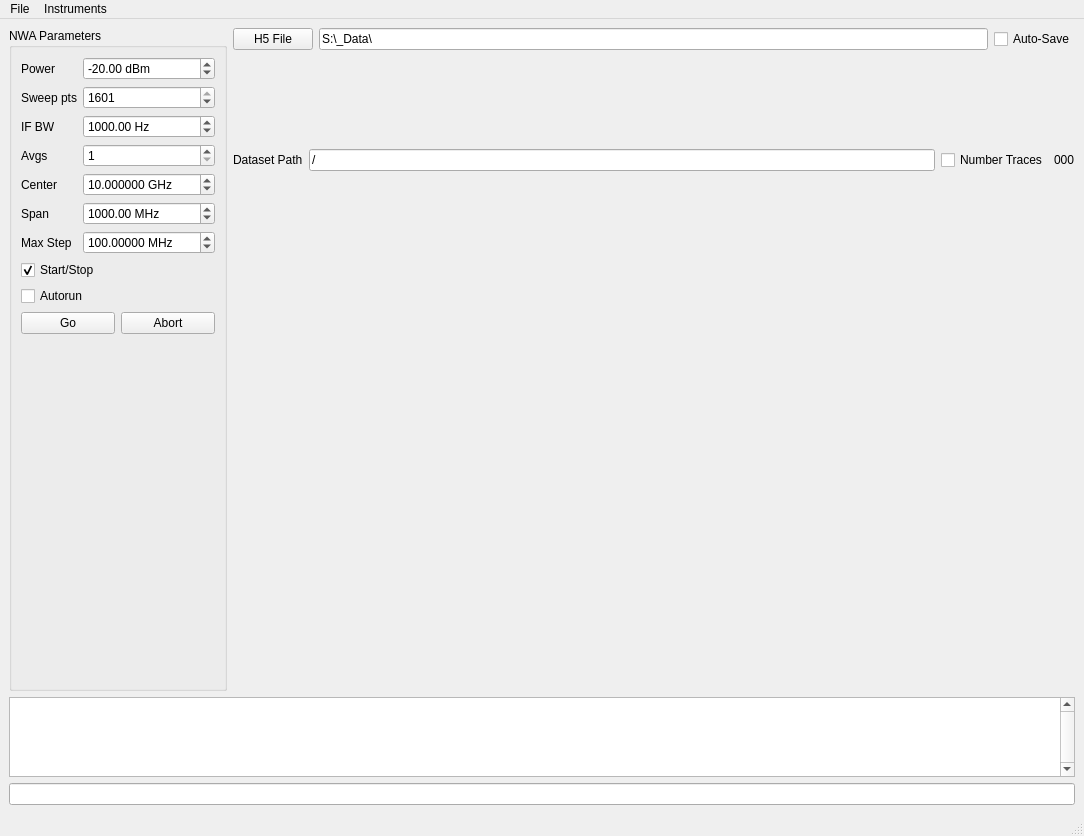
<?xml version="1.0" encoding="UTF-8"?>
<ui version="4.0">
 <class>NWAWindow</class>
 <widget class="QMainWindow" name="NWAWindow">
  <property name="geometry">
   <rect>
    <x>0</x>
    <y>0</y>
    <width>1084</width>
    <height>836</height>
   </rect>
  </property>
  <property name="windowTitle">
   <string>Network Analyzer Interface</string>
  </property>
  <widget class="QWidget" name="centralwidget">
   <layout class="QVBoxLayout" name="verticalLayout_4">
    <item>
     <layout class="QHBoxLayout" name="horizontalLayout_5">
      <item>
       <widget class="QGroupBox" name="groupBox">
        <property name="title">
         <string>NWA Parameters</string>
        </property>
        <layout class="QVBoxLayout" name="verticalLayout_3">
         <item>
          <layout class="QFormLayout" name="formLayout">
           <property name="fieldGrowthPolicy">
            <enum>QFormLayout::AllNonFixedFieldsGrow</enum>
           </property>
           <item row="0" column="0">
            <widget class="QLabel" name="label">
             <property name="text">
              <string>Power</string>
             </property>
            </widget>
           </item>
           <item row="0" column="1">
            <widget class="QDoubleSpinBox" name="param_power">
             <property name="suffix">
              <string> dBm</string>
             </property>
             <property name="minimum">
              <double>-100.000000000000000</double>
             </property>
             <property name="maximum">
              <double>10.000000000000000</double>
             </property>
             <property name="value">
              <double>-20.000000000000000</double>
             </property>
            </widget>
           </item>
           <item row="1" column="0">
            <widget class="QLabel" name="label_2">
             <property name="text">
              <string>Sweep pts</string>
             </property>
            </widget>
           </item>
           <item row="1" column="1">
            <widget class="QSpinBox" name="param_sweep_pts">
             <property name="maximum">
              <number>1601</number>
             </property>
             <property name="value">
              <number>1601</number>
             </property>
            </widget>
           </item>
           <item row="2" column="0">
            <widget class="QLabel" name="label_3">
             <property name="text">
              <string>IF BW</string>
             </property>
            </widget>
           </item>
           <item row="2" column="1">
            <widget class="QDoubleSpinBox" name="param_ifbw">
             <property name="suffix">
              <string> Hz</string>
             </property>
             <property name="minimum">
              <double>10.000000000000000</double>
             </property>
             <property name="maximum">
              <double>1000000.000000000000000</double>
             </property>
             <property name="value">
              <double>1000.000000000000000</double>
             </property>
            </widget>
           </item>
           <item row="3" column="0">
            <widget class="QLabel" name="label_4">
             <property name="text">
              <string>Avgs</string>
             </property>
            </widget>
           </item>
           <item row="3" column="1">
            <widget class="QSpinBox" name="param_avgs">
             <property name="minimum">
              <number>1</number>
             </property>
            </widget>
           </item>
           <item row="4" column="0">
            <widget class="QLabel" name="centerstartLabel">
             <property name="text">
              <string>Center</string>
             </property>
            </widget>
           </item>
           <item row="4" column="1">
            <widget class="QDoubleSpinBox" name="param_centerstart">
             <property name="suffix">
              <string> GHz</string>
             </property>
             <property name="decimals">
              <number>6</number>
             </property>
             <property name="maximum">
              <double>20.000000000000000</double>
             </property>
             <property name="singleStep">
              <double>0.100000000000000</double>
             </property>
             <property name="value">
              <double>10.000000000000000</double>
             </property>
            </widget>
           </item>
           <item row="5" column="0">
            <widget class="QLabel" name="spanstopLabel">
             <property name="text">
              <string>Span</string>
             </property>
            </widget>
           </item>
           <item row="5" column="1">
            <widget class="QDoubleSpinBox" name="param_spanstop">
             <property name="sizePolicy">
              <sizepolicy hsizetype="Minimum" vsizetype="Fixed">
               <horstretch>0</horstretch>
               <verstretch>0</verstretch>
              </sizepolicy>
             </property>
             <property name="suffix">
              <string> MHz</string>
             </property>
             <property name="maximum">
              <double>20000.000000000000000</double>
             </property>
             <property name="value">
              <double>1000.000000000000000</double>
             </property>
            </widget>
           </item>
           <item row="6" column="0">
            <widget class="QLabel" name="label_5">
             <property name="text">
              <string>Max Step</string>
             </property>
            </widget>
           </item>
           <item row="6" column="1">
            <widget class="QDoubleSpinBox" name="param_resolution">
             <property name="suffix">
              <string> MHz</string>
             </property>
             <property name="decimals">
              <number>5</number>
             </property>
             <property name="minimum">
              <double>0.000010000000000</double>
             </property>
             <property name="maximum">
              <double>999999999.000000000000000</double>
             </property>
             <property name="singleStep">
              <double>0.000010000000000</double>
             </property>
             <property name="value">
              <double>100.000000000000000</double>
             </property>
            </widget>
           </item>
          </layout>
         </item>
         <item>
          <widget class="QCheckBox" name="param_centerspanstartstop">
           <property name="text">
            <string>Start/Stop</string>
           </property>
           <property name="checked">
            <bool>true</bool>
           </property>
          </widget>
         </item>
         <item>
          <widget class="QCheckBox" name="param_autorun">
           <property name="text">
            <string>Autorun</string>
           </property>
          </widget>
         </item>
         <item>
          <layout class="QHBoxLayout" name="horizontalLayout_2">
           <item>
            <widget class="QPushButton" name="go_button">
             <property name="text">
              <string>Go</string>
             </property>
            </widget>
           </item>
           <item>
            <widget class="QPushButton" name="abort_button">
             <property name="text">
              <string>Abort</string>
             </property>
            </widget>
           </item>
          </layout>
         </item>
         <item>
          <spacer name="verticalSpacer">
           <property name="orientation">
            <enum>Qt::Vertical</enum>
           </property>
           <property name="sizeHint" stdset="0">
            <size>
             <width>20</width>
             <height>40</height>
            </size>
           </property>
          </spacer>
         </item>
        </layout>
       </widget>
      </item>
      <item>
       <layout class="QVBoxLayout" name="verticalLayout">
        <item>
         <layout class="QHBoxLayout" name="horizontalLayout_3">
          <item>
           <widget class="QPushButton" name="filenameButton">
            <property name="text">
             <string>H5 File</string>
            </property>
           </widget>
          </item>
          <item>
           <widget class="QLineEdit" name="param_filename">
            <property name="text">
             <string>S:\_Data\</string>
            </property>
           </widget>
          </item>
          <item>
           <widget class="QCheckBox" name="param_save">
            <property name="text">
             <string>Auto-Save</string>
            </property>
           </widget>
          </item>
         </layout>
        </item>
        <item>
         <layout class="QHBoxLayout" name="horizontalLayout">
          <item>
           <widget class="QLabel" name="label_6">
            <property name="text">
             <string>Dataset Path</string>
            </property>
           </widget>
          </item>
          <item>
           <widget class="QLineEdit" name="param_datasetPath">
            <property name="text">
             <string>/</string>
            </property>
           </widget>
          </item>
          <item>
           <widget class="QCheckBox" name="param_numberTraces">
            <property name="text">
             <string>Number Traces</string>
            </property>
           </widget>
          </item>
          <item>
           <widget class="QLabel" name="trace_label">
            <property name="text">
             <string>000</string>
            </property>
           </widget>
          </item>
         </layout>
        </item>
        <item>
         <widget class="CurveWidget" name="magplotwidget">
          <property name="orientation">
           <enum>Qt::Horizontal</enum>
          </property>
         </widget>
        </item>
        <item>
         <widget class="CurveWidget" name="phaseplotwidget">
          <property name="orientation">
           <enum>Qt::Horizontal</enum>
          </property>
         </widget>
        </item>
       </layout>
      </item>
     </layout>
    </item>
    <item>
     <layout class="QVBoxLayout" name="verticalLayout_2">
      <item>
       <widget class="QTextBrowser" name="message_box">
        <property name="sizePolicy">
         <sizepolicy hsizetype="Expanding" vsizetype="Maximum">
          <horstretch>0</horstretch>
          <verstretch>0</verstretch>
         </sizepolicy>
        </property>
        <property name="maximumSize">
         <size>
          <width>16777215</width>
          <height>80</height>
         </size>
        </property>
        <property name="verticalScrollBarPolicy">
         <enum>Qt::ScrollBarAlwaysOn</enum>
        </property>
        <property name="html">
         <string>&lt;!DOCTYPE HTML PUBLIC &quot;-//W3C//DTD HTML 4.0//EN&quot; &quot;http://www.w3.org/TR/REC-html40/strict.dtd&quot;&gt;
&lt;html&gt;&lt;head&gt;&lt;meta name=&quot;qrichtext&quot; content=&quot;1&quot; /&gt;&lt;style type=&quot;text/css&quot;&gt;
p, li { white-space: pre-wrap; }
&lt;/style&gt;&lt;/head&gt;&lt;body style=&quot; font-family:'MS Shell Dlg 2'; font-size:8.25pt; font-weight:400; font-style:normal;&quot;&gt;
&lt;p style=&quot;-qt-paragraph-type:empty; margin-top:0px; margin-bottom:0px; margin-left:0px; margin-right:0px; -qt-block-indent:0; text-indent:0px; font-size:8pt;&quot;&gt;&lt;/p&gt;&lt;/body&gt;&lt;/html&gt;</string>
        </property>
       </widget>
      </item>
      <item>
       <widget class="QLineEdit" name="cmd_lineEdit"/>
      </item>
     </layout>
    </item>
   </layout>
  </widget>
  <widget class="QMenuBar" name="menubar">
   <property name="geometry">
    <rect>
     <x>0</x>
     <y>0</y>
     <width>1084</width>
     <height>21</height>
    </rect>
   </property>
   <widget class="QMenu" name="menuFile">
    <property name="title">
     <string>File</string>
    </property>
    <widget class="QMenu" name="menuSave">
     <property name="title">
      <string>Save..</string>
     </property>
     <addaction name="actionExperimental_Settings"/>
     <addaction name="actionExperimental_and_Instrument_Settings"/>
    </widget>
    <addaction name="menuSave"/>
    <addaction name="actionLoad"/>
   </widget>
   <widget class="QMenu" name="menuInstruments">
    <property name="title">
     <string>Instruments</string>
    </property>
   </widget>
   <addaction name="menuFile"/>
   <addaction name="menuInstruments"/>
  </widget>
  <widget class="QStatusBar" name="statusbar"/>
  <action name="actionExperimental_Settings">
   <property name="text">
    <string>Experimental Settings</string>
   </property>
  </action>
  <action name="actionExperimental_and_Instrument_Settings">
   <property name="text">
    <string>Experimental and Instrument Settings</string>
   </property>
  </action>
  <action name="actionLoad">
   <property name="text">
    <string>Load</string>
   </property>
  </action>
 </widget>
 <customwidgets>
  <customwidget>
   <class>CurveWidget</class>
   <extends>QSplitter</extends>
   <header>guiqwt.plot</header>
  </customwidget>
 </customwidgets>
 <resources/>
 <connections/>
</ui>
